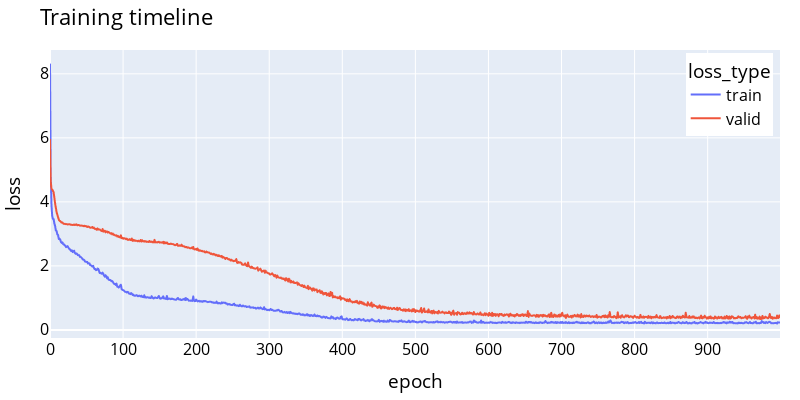

Write notebook code for a chart like this one.
### Code cell
fig = px.line(reg_df, x='epoch', y='loss',
              color='loss_type', title='Training timeline', width=800, height=400)
fig.update_layout(paper_bgcolor='#FFFFFF', font={'color': 'black', 'size': 16}, legend=dict(
    yanchor="top",
    y=0.99,
    xanchor="right",
    x=0.99
), margin=dict(l=20, r=20, t=50, b=20))

### Figure 1 — Plotly figure (JSON) as saved in the notebook; plotly's stock layout.template omitted (floating-point values rounded to 4 significant figures; data arrays with more than 128 entries replaced by an {"elided": "..."} marker saying what was removed)
{"data": [{"hovertemplate": "loss_type=train<br>epoch=%{x}<br>loss=%{y}<extra></extra>", "legendgroup": "train", "line": {"color": "#636efa", "dash": "solid"}, "marker": {"symbol": "circle"}, "mode": "lines", "name": "train", "showlegend": true, "type": "scattergl", "x": {"elided": "1000 int values"}, "xaxis": "x", "y": {"elided": "1000 float values"}, "yaxis": "y"}, {"hovertemplate": "loss_type=valid<br>epoch=%{x}<br>loss=%{y}<extra></extra>", "legendgroup": "valid", "line": {"color": "#EF553B", "dash": "solid"}, "marker": {"symbol": "circle"}, "mode": "lines", "name": "valid", "showlegend": true, "type": "scattergl", "x": {"elided": "1000 int values"}, "xaxis": "x", "y": {"elided": "1000 float values"}, "yaxis": "y"}], "layout": {"font": {"color": "black", "size": 16}, "height": 400, "legend": {"title": {"text": "loss_type"}, "tracegroupgap": 0, "x": 0.99, "xanchor": "right", "y": 0.99, "yanchor": "top"}, "margin": {"b": 20, "l": 20, "r": 20, "t": 50}, "paper_bgcolor": "#FFFFFF", "title": {"text": "Training timeline"}, "width": 800, "xaxis": {"anchor": "y", "domain": [0, 1], "title": {"text": "epoch"}}, "yaxis": {"anchor": "x", "domain": [0, 1], "title": {"text": "loss"}}}}
